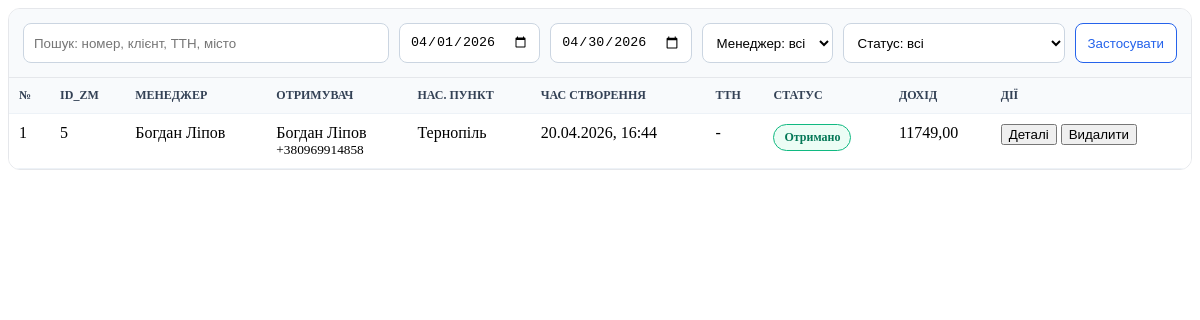
Screenshot of /ajax/content_order_details/ (signed in) with the database file from the repository.
### shopCRM/models.py (models this page shows, shortened)
class Order(models.Model):
    STATUS_CHOICES = [
        ('manufacturing', 'Виготовлення'),
        ('packaging', 'Комплектація'),
        ('shipped', 'Передано в службу доставки'),
        ('received', 'Отримано'),
        ('canceled', 'Скасовано'),
    ]
    DELIVERY_SERVICES = [
        ('nova_poshta', 'Нова Пошта'),
        ('ukr_poshta', 'Укрпошта'),
        ('self_pickup', 'Самовивіз'),
        ('other', 'Інша служба'),
    ]
    PLATFORM_CHOICES = [
        ('instagram', 'Instagram'),
        ('tiktok', 'TikTok'),
        ('olx', 'OLX'),
        ('prom', 'Prom'),
        ('other', 'Інша'),
    ]
    client = models.ForeignKey(Client, on_delete=models.PROTECT, verbose_name="Клієнт")
    manager = models.ForeignKey(User, on_delete=models.SET_NULL, null=True, verbose_name="Менеджер")
    order_number_global = models.CharField("Глобальний №", max_length=50, unique=True)
    delivery_service = models.CharField("Служба доставки", max_length=20, choices=DELIVERY_SERVICES, default='nova_poshta')
    ttn = models.CharField("ТТН", max_length=50, blank=True, null=True)
    engraving_description = models.TextField("Опис гравіювання", blank=True)
    customer_request = models.TextField("Прохання клієнта", blank=True)
    price_wholesale = models.DecimalField("Оптова ціна", max_digits=10, decimal_places=2)
    price_selling = models.DecimalField("Ціна продажу", max_digits=10, decimal_places=2)
    prepayment_amount = models.DecimalField("Передоплата", max_digits=10, decimal_places=2, default=0)
    is_cod = models.BooleanField("Наложка", default=True)
    status = models.CharField("Статус", max_length=50, choices=STATUS_CHOICES, default='manufacturing')
    delivery_status_text = models.CharField("Статус доставки", max_length=255, blank=True, null=True)
    created_at = models.DateTimeField("Дата створення", auto_now_add=True)
    platform = models.CharField("Платформа", max_length=20, choices=PLATFORM_CHOICES, default='olx')
    @property
    def net_profit(self):
        total_cost = self.items.aggregate(
            total=Sum(models.F('cost_price') * models.F('quantity'))
        )['total'] or 0
        return self.price_selling - total_cost

class User(AbstractUser):
    middle_name = models.CharField("По батькові", max_length=150, blank=True)
    phone = models.CharField("Номер телефону", max_length=20, unique=True)
    email = models.EmailField("Email", unique=True, blank=False, null=False)
    photo = models.ImageField("Фото", upload_to='user_photos/', null=True, blank=True)
    card_number = models.CharField("Номер рахунку (карти)", max_length=25, blank=True)
    '''role = models.ForeignKey(
        Group,
        on_delete=models.SET_NULL,
        null=True,
        blank=True,
        related_name='user_roles',
        verbose_name="Роль"
    )'''
    REQUIRED_FIELDS = ['email']  # якщо логін по email

class Client(models.Model):
    last_name = models.CharField("Прізвище", max_length=100)
    first_name = models.CharField("Ім'я", max_length=100)
    middle_name = models.CharField("По батькові", max_length=100, blank=True)
    phone = models.CharField("Телефон", max_length=20, unique=True)
    email = models.EmailField("Email", blank=True, null=True)
    region = models.CharField("Область", max_length=100)
    city = models.CharField("Місто", max_length=100)
    post_department = models.CharField("Відділення", max_length=255)

### shopCRM/views.py (the view, shortened to what this page needs)
# urls.py: path('ajax/content_order_details/', views.content_order_details, name='content_order_details'),
@login_required
def content_order_details(request):
    start_default, end_default = _current_month_range()
    start_date = request.GET.get('start_date') or start_default.isoformat()
    end_date = request.GET.get('end_date') or end_default.isoformat()
    manager_id = request.GET.get('manager_id', '')
    status = request.GET.get('status', '')
    q = request.GET.get('q', '').strip()
    orders = Order.objects.select_related('client', 'manager').prefetch_related('items__product').all()
    orders = orders.filter(created_at__date__gte=start_date, created_at__date__lte=end_date)
    if manager_id:
        orders = orders.filter(manager_id=manager_id)
    if status:
        orders = orders.filter(status=status)
    managers = User.objects.filter(order__isnull=False).distinct().order_by('last_name', 'first_name')
    return render(request, 'shopCRM/partials/order_details.html', {
        'orders': orders.order_by('-created_at'),
        'managers': managers,
        'status_choices': Order.STATUS_CHOICES,
        'selected': {
            'start_date': start_date,
            'end_date': end_date,
            'manager_id': manager_id,
            'status': status,
            'q': q,
        },
    })

### shopCRM/views.py (called while the page is built)
def _current_month_range():
    today = date.today()
    start = today.replace(day=1)
    end = today.replace(day=monthrange(today.year, today.month)[1])
    return start, end

### shopCRM/templates/shopCRM/partials/order_details.html (shortened to what this page needs)
<div class="order-details-wrap">
	<div class="order-toolbar">
		<input id="ordersSearch" class="field search" type="text" value="{{ selected.q }}" placeholder="Пошук: номер, клієнт, ТТН, місто">
		<input id="ordersStartDate" class="field" type="date" value="{{ selected.start_date }}">
		<input id="ordersEndDate" class="field" type="date" value="{{ selected.end_date }}">
		<select id="ordersManager" class="field">
			<option value="">Менеджер: всі</option>
		</select>
		<select id="ordersStatus" class="field">
			<option value="">Статус: всі</option>
		</select>
		<button type="button" class="btn" onclick="applyOrderFilters()">Застосувати</button>
	</div>
	<table class="order-table">
		<thead>
			<tr>
				<th>№</th>
				<th>ID_ZM</th>
				<th>Менеджер</th>
				<th>Отримувач</th>
				<th>Нас. пункт</th>
				<th>Час створення</th>
				<th>ТТН</th>
				<th>Статус</th>
				<th>Дохід</th>
				<th>Дії</th>
			</tr>
		</thead>
		<tbody>
			{% for order in orders %}
				<tr>
					<td>{{ forloop.counter }}</td>
					<td>{{ order.order_number_global|cut:'ORD-' }}</td>
					<td>{{ order.manager.last_name|default:'-' }} {{ order.manager.first_name|default:'' }}</td>
					<td>{{ order.client.last_name }} {{ order.client.first_name }}<br><small>{{ order.client.phone }}</small></td>
					<td>{{ order.client.city }}</td>
					<td>{{ order.created_at|date:'d.m.Y, H:i' }}</td>
					<td>{{ order.ttn|default:'-' }}</td>
					<td><span class="status-chip status-{{ order.status }}">{{ order.get_status_display }}</span></td>
					<td>{{ order.net_profit }}</td>
					<td>
						<button type="button" class="btn" onclick="toggleOrderDetails({{ order.id }})">Деталі</button>
						{% if request.user.is_superuser %}
							<button type="button" class="btn" onclick="deleteOrder({{ order.id }})">Видалити</button>
						{% endif %}
					</td>
				</tr>
			{% empty %}
				<tr>
					<td colspan="10">За обраними фільтрами замовлень не знайдено.</td>
				</tr>
			{% endfor %}
		</tbody>
	</table>
</div>

### shopCRM/templates/shopCRM/partials/order_details.html (style rules this page uses)
.order-details-wrap { background: #ffffff; border-radius: 12px; border: 1px solid #e5e7eb; overflow: hidden; }
.order-toolbar { display: flex; flex-wrap: wrap; gap: 10px; padding: 14px; background: #f8fafc; border-bottom: 1px solid #e5e7eb; align-items: center; }
.order-toolbar .field { min-height: 40px; border: 1px solid #cbd5e1; border-radius: 8px; padding: 8px 10px; background: #fff; }
.order-toolbar .field.search { min-width: 220px; flex: 1; }
.order-toolbar .btn { border: 1px solid #2563eb; color: #2563eb; background: #fff; border-radius: 8px; min-height: 40px; padding: 8px 12px; cursor: pointer; }
.order-table { width: 100%; border-collapse: collapse; background: #fff; }
.order-table th, .order-table td { padding: 10px; border-bottom: 1px solid #edf2f7; text-align: left; vertical-align: top; }
.order-table th { background: #f8fafc; color: #334155; font-weight: 700; font-size: 12px; text-transform: uppercase; }
.status-chip { display: inline-block; border-radius: 999px; padding: 5px 10px; border: 1px solid #cbd5e1; font-size: 12px; font-weight: 600; background: #fff; }
.status-chip.status-received { border-color: #10b981; background: #ecfdf5; color: #047857; }

### rows the page displays
Order: order_number_global "5", manager.last_name "Богдан", manager.first_name "Ліпов", client.last_name "Богдан", client.first_name "Ліпов", client.phone "+380969914858", client.city "Тернопіль", created_at "20.04.2026, 16:44", ttn "-", status "Отримано", net_profit "11749,00"
